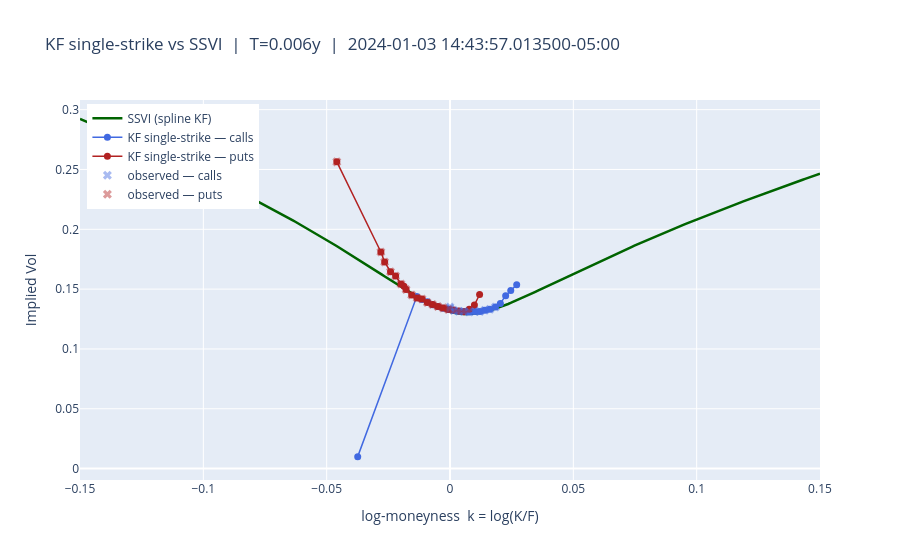

The cell this chart's notebook holds for it:
### Markdown cell above
## Snapshot comparison — KF single-strike vs SSVI

Same market snapshot, two models overlaid:
- **SSVI (spline KF)** — parametric smile fitted jointly over all strikes via the surface Kalman filter
- **KF single-strike** — per-option posterior IV from the individual Kalman filter (calls blue, puts red)
- **×** markers — raw observed mid-IVs at that timestamp

### Code cell
# ── Same snapshot: KF single-strike vs SSVI ──────────────────────────────────
# Reuses snapshot_ts / theta_snap / snap_T / k_grid / iv_fit / snap_quotes
# from the "Smile snapshot" cell above.
# df_quotes_indiv comes from the "Compare vs individual" cell.

# Last posterior kalman_iv per option at the snapshot
snap_indiv = (
    df_quotes_indiv.filter(pl.col("ts_ns") <= snapshot_ts)
    .group_by(["strike", "is_call"])
    .last()
    .with_columns((pl.col("strike") / pl.col("forward")).log().alias("log_moneyness"))
    .sort("log_moneyness")
)

fig = go.Figure()

# SSVI continuous fit (already computed above)
fig.add_trace(
    go.Scatter(
        x=k_grid,
        y=iv_fit,
        mode="lines",
        name="SSVI (spline KF)",
        line=dict(color="darkgreen", width=2.5),
    )
)

# KF single-strike — calls
kf_calls = snap_indiv.filter(pl.col("is_call"))
fig.add_trace(
    go.Scatter(
        x=kf_calls["log_moneyness"].to_list(),
        y=kf_calls["kalman_iv"].to_list(),
        mode="lines+markers",
        name="KF single-strike — calls",
        line=dict(color="royalblue", width=1.5),
        marker=dict(symbol="circle", size=7),
    )
)

# KF single-strike — puts
kf_puts = snap_indiv.filter(~pl.col("is_call"))
fig.add_trace(
    go.Scatter(
        x=kf_puts["log_moneyness"].to_list(),
        y=kf_puts["kalman_iv"].to_list(),
        mode="lines+markers",
        name="KF single-strike — puts",
        line=dict(color="firebrick", width=1.5),
        marker=dict(symbol="circle", size=7),
    )
)

# Raw observed IVs for reference
obs_calls = snap_quotes.filter(pl.col("is_call")).sort("log_moneyness")
obs_puts = snap_quotes.filter(~pl.col("is_call")).sort("log_moneyness")
fig.add_trace(
    go.Scatter(
        x=obs_calls["log_moneyness"].to_list(),
        y=obs_calls["observed_iv"].to_list(),
        mode="markers",
        name="observed — calls",
        marker=dict(color="royalblue", symbol="x", size=8, opacity=0.45),
    )
)
fig.add_trace(
    go.Scatter(
        x=obs_puts["log_moneyness"].to_list(),
        y=obs_puts["observed_iv"].to_list(),
        mode="markers",
        name="observed — puts",
        marker=dict(color="firebrick", symbol="x", size=8, opacity=0.45),
    )
)

fig.update_layout(
    title=f"KF single-strike vs SSVI  |  T={snap_T:.3f}y  |  {snapshot_ts}",
    xaxis_title="log-moneyness  k = log(K/F)",
    yaxis_title="Implied Vol",
    legend=dict(x=0.01, y=0.99),
)
fig.show()

### Figure 1 — Plotly figure (JSON) as saved in the notebook; plotly's stock layout.template omitted (floating-point values rounded to 4 significant figures; data arrays with more than 128 entries replaced by an {"elided": "..."} marker saying what was removed)
{"data": [{"line": {"color": "darkgreen", "width": 2.5}, "mode": "lines", "name": "SSVI (spline KF)", "type": "scatter", "x": {"elided": "300 float values"}, "y": {"elided": "300 float values"}}, {"line": {"color": "royalblue", "width": 1.5}, "marker": {"size": 7, "symbol": "circle"}, "mode": "lines+markers", "name": "KF single-strike — calls", "type": "scatter", "x": [-0.03741, -0.01348, -0.01133, -0.009181, -0.007064, -0.004935, -0.002805, -0.0006739, 0.001442, 0.003563, 0.00567, 0.007783, 0.01003, 0.01213, 0.0141, 0.01619, 0.01842, 0.02042, 0.02256, 0.02463, 0.02704], "y": [0.01, 0.1438, 0.1414, 0.1394, 0.1369, 0.1354, 0.134, 0.1332, 0.1322, 0.1314, 0.1312, 0.1309, 0.1314, 0.1313, 0.1324, 0.1332, 0.135, 0.1381, 0.1445, 0.1487, 0.1537]}, {"line": {"color": "firebrick", "width": 1.5}, "marker": {"size": 7, "symbol": "circle"}, "mode": "lines+markers", "name": "KF single-strike — puts", "type": "scatter", "x": [-0.04588, -0.02802, -0.02649, -0.02411, -0.02204, -0.01985, -0.01865, -0.01781, -0.01553, -0.01333, -0.01133, -0.009203, -0.007064, -0.004935, -0.002799, -0.0006739, 0.001447, 0.003563, 0.005691, 0.007783, 0.009886, 0.012], "y": [0.2564, 0.1811, 0.1726, 0.1645, 0.1609, 0.1543, 0.1525, 0.1497, 0.145, 0.1426, 0.1417, 0.1389, 0.1371, 0.1354, 0.1343, 0.133, 0.1325, 0.1316, 0.1311, 0.1331, 0.1367, 0.1455]}, {"marker": {"color": "royalblue", "opacity": 0.45, "size": 8, "symbol": "x"}, "mode": "markers", "name": "observed — calls", "type": "scatter", "x": [0, 0, 0.001442, 0.003563, 0.00567, 0.007783, 0.01003, 0.01213, 0.0141, 0.01619, 0.01842], "y": [0.1338, 0.1351, 0.1322, 0.1314, 0.1312, 0.1309, 0.1314, 0.1313, 0.1324, 0.1332, 0.135]}, {"marker": {"color": "firebrick", "opacity": 0.45, "size": 8, "symbol": "x"}, "mode": "markers", "name": "observed — puts", "type": "scatter", "x": [-0.04588, -0.02802, -0.02649, -0.02411, -0.02204, -0.01985, -0.01781, -0.01553, -0.01333, -0.01133, -0.009203, -0.007064, -0.004935, -0.002799, -0.0006739], "y": [0.2564, 0.1811, 0.1726, 0.1645, 0.1609, 0.1543, 0.1497, 0.145, 0.1426, 0.1417, 0.1389, 0.1371, 0.1354, 0.1343, 0.133]}], "layout": {"legend": {"x": 0.01, "y": 0.99}, "title": {"text": "KF single-strike vs SSVI  |  T=0.006y  |  2024-01-03 14:43:57.013500-05:00"}, "xaxis": {"title": {"text": "log-moneyness  k = log(K/F)"}}, "yaxis": {"title": {"text": "Implied Vol"}}}}
